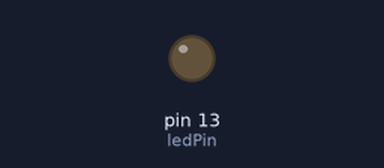
A sketch run on a simulated Arduino Uno, built with avr-gcc and run on an emulated ATmega328P. Shown: output pins drawn as LEDs (lit = HIGH).

Above: at 0.2 s.
At 7.0 s:
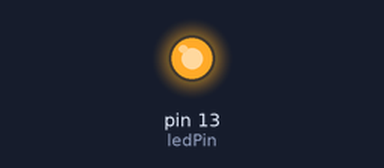
Timing chart, 0 to 16.3 s (numbered marks = the images above):
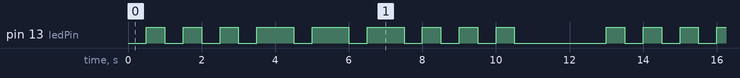

The sketch:

Yifan_Chen_--_SOS.ino
```cpp
#define interV 500
#define pause 2000
#define ledPin 13

//if true, short. If false, short.
static boolean flag=true;
// interval 1000, long. interval 500 short.
static int interval=1000;
static int count=0;

void setup(void) {
  // put your setup code here, to run once:
  Serial.begin(115200);

  pinMode(13,OUTPUT);
}

void loop(void) {
  // put your main code here, to run repeatedly:
  if (flag)
    interval=500;
  else
    interval=1000;

  digitalWrite(ledPin,LOW);
  delay(interV);
  digitalWrite(ledPin,HIGH);    //led turned on 1
  delay(interval);
  digitalWrite(ledPin,LOW);
  delay(interV);
  digitalWrite(ledPin,HIGH);    //led turned on 2
  delay(interval);
  digitalWrite(ledPin,LOW);
  delay(interV);
  digitalWrite(ledPin,HIGH);    //led turned on 3
  delay(interval);
  digitalWrite(ledPin,LOW);

  if (flag)
    flag=false;
  else
    flag=true;

  count++;

  if (count==3){
    flag=true;
    count=0;
    delay(pause);
  }
}
```

Measured:
- by itself, pin 13 (ledPin): repeats every 12.5 s: 2 × (LOW 0.50 s, HIGH 0.50 s), 3 × (LOW 0.50 s, HIGH 1.0 s), 3 × (LOW 0.50 s, HIGH 0.50 s), LOW 2.5 s, HIGH 0.50 s
- by itself, everything shown: repeats every 12.5 s, in 18 steps
